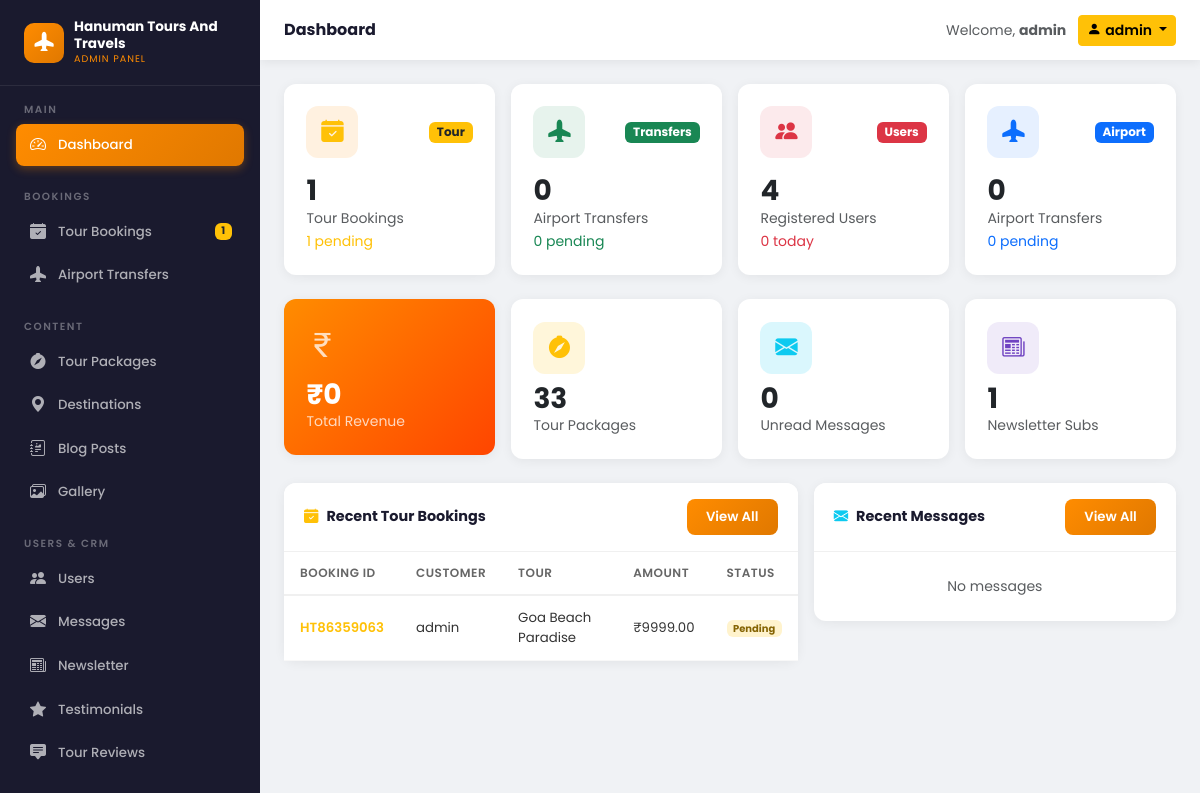
The page /panel/ (signed in) on the database its author committed.
### bookings/models.py (models this page shows, shortened)
class Booking(models.Model):
    STATUS_CHOICES = [
        ('pending', 'Pending'),
        ('confirmed', 'Confirmed'),
        ('cancelled', 'Cancelled'),
        ('completed', 'Completed'),
    ]
    PAYMENT_STATUS = [
        ('unpaid', 'Unpaid'),
        ('partial', 'Partial'),
        ('paid', 'Paid'),
        ('refunded', 'Refunded'),
    ]
    booking_id = models.CharField(max_length=20, unique=True, editable=False)
    user = models.ForeignKey(User, on_delete=models.CASCADE, related_name='bookings')
    tour = models.ForeignKey(TourPackage, on_delete=models.CASCADE, related_name='bookings')
    travel_date = models.DateField()
    num_adults = models.PositiveIntegerField(default=1)
    num_children = models.PositiveIntegerField(default=0)
    total_amount = models.DecimalField(max_digits=12, decimal_places=2)
    status = models.CharField(max_length=20, choices=STATUS_CHOICES, default='pending')
    payment_status = models.CharField(max_length=20, choices=PAYMENT_STATUS, default='unpaid')
    payment_id = models.CharField(max_length=200, blank=True)
    special_requests = models.TextField(blank=True)
    created_at = models.DateTimeField(auto_now_add=True)
    updated_at = models.DateTimeField(auto_now=True)
    class Meta:
        ordering = ['-created_at']

### tours/models.py (models this page shows, shortened)
class TourPackage(models.Model):
    DIFFICULTY_CHOICES = [
        ('easy', 'Easy'),
        ('moderate', 'Moderate'),
        ('challenging', 'Challenging'),
    ]
    TYPE_CHOICES = [
        ('adventure', 'Adventure'),
        ('cultural', 'Cultural'),
        ('religious', 'Religious'),
        ('beach', 'Beach'),
        ('hill', 'Hill Station'),
        ('wildlife', 'Wildlife'),
        ('honeymoon', 'Honeymoon'),
        ('family', 'Family'),
    ]
    title = models.CharField(max_length=300)
    slug = models.SlugField(unique=True)
    destination = models.ForeignKey(Destination, on_delete=models.CASCADE, related_name='packages')
    tour_type = models.CharField(max_length=50, choices=TYPE_CHOICES, default='cultural')
    difficulty = models.CharField(max_length=20, choices=DIFFICULTY_CHOICES, default='easy')
    description = models.TextField()
    highlights = models.TextField(help_text='One highlight per line')
    duration_days = models.PositiveIntegerField()
    duration_nights = models.PositiveIntegerField()
    price_per_person = models.DecimalField(max_digits=10, decimal_places=2)
    discounted_price = models.DecimalField(max_digits=10, decimal_places=2, null=True, blank=True)
    max_group_size = models.PositiveIntegerField(default=20)
    min_age = models.PositiveIntegerField(default=5)
    thumbnail = models.ImageField(upload_to='tours/thumbnails/', blank=True)
    thumbnail_url = models.URLField(blank=True, help_text='Auto-filled image URL (used when no file is uploaded)')
    is_featured = models.BooleanField(default=False)
    is_active = models.BooleanField(default=True)
    created_at = models.DateTimeField(auto_now_add=True)
    class Meta:
        ordering = ['-created_at']

### core/custom_admin_views.py (the view)
# urls.py: path('', v.dashboard, name='custom_admin_dashboard'),
@login_required
@staff_required
def dashboard(request):
    today = timezone.now().date()
    ctx = _sidebar_context()
    ctx.update({
        'total_tour_bookings': Booking.objects.count(),
        'pending_tour_bookings': Booking.objects.filter(status='pending').count(),
        'total_airport_transfers': AirportTransfer.objects.count(),
        'pending_airport_transfers': AirportTransfer.objects.filter(status='pending').count(),
        'total_users': User.objects.count(),
        'new_users_today': User.objects.filter(date_joined__date=today).count(),
        'total_revenue': Booking.objects.filter(status__in=['confirmed', 'completed']).aggregate(t=Sum('total_amount'))['t'] or 0,
        'total_tours': TourPackage.objects.count(),
        'total_subscribers': Newsletter.objects.filter(is_active=True).count(),
        'recent_bookings': Booking.objects.select_related('user', 'tour').order_by('-created_at')[:8],
        'recent_messages': ContactMessage.objects.order_by('-created_at')[:6],
    })
    return render(request, 'custom_admin/dashboard.html', ctx)

### templates/custom_admin/dashboard.html (shortened to what this page needs)
{% extends 'custom_admin/base.html' %}
{% block page_title %}Dashboard{% endblock %}
{% block content %}
<div class="row g-3 mb-4">
    <div class="col-6 col-lg-3">
        <div class="ca-stat-card">
            <div class="d-flex align-items-center justify-content-between mb-3">
                <div class="ca-stat-icon" style="background:rgba(255,140,0,0.12);">
                    <i class="bi bi-calendar-check-fill text-warning"></i>
                </div>
                <span class="badge bg-warning text-dark small">Tour</span>
            </div>
            <h3 class="fw-bold mb-0">{{ total_tour_bookings }}</h3>
            <p class="text-muted small mb-0">Tour Bookings</p>
            <small class="text-warning">{{ pending_tour_bookings }} pending</small>
        </div>
    </div>
    <div class="col-6 col-lg-3">
        <div class="ca-stat-card">
            <div class="d-flex align-items-center justify-content-between mb-3">
                <div class="ca-stat-icon" style="background:rgba(25,135,84,0.1);">
                    <i class="bi bi-airplane-fill text-success"></i>
                </div>
                <span class="badge bg-success small">Transfers</span>
            </div>
            <h3 class="fw-bold mb-0">{{ total_airport_transfers }}</h3>
            <p class="text-muted small mb-0">Airport Transfers</p>
            <small class="text-success">{{ pending_airport_transfers }} pending</small>
        </div>
    </div>
    <div class="col-6 col-lg-3">
        <div class="ca-stat-card">
            <div class="d-flex align-items-center justify-content-between mb-3">
                <div class="ca-stat-icon" style="background:rgba(220,53,69,0.1);">
                    <i class="bi bi-people-fill text-danger"></i>
                </div>
                <span class="badge bg-danger small">Users</span>
            </div>
            <h3 class="fw-bold mb-0">{{ total_users }}</h3>
            <p class="text-muted small mb-0">Registered Users</p>
            <small class="text-danger">{{ new_users_today }} today</small>
        </div>
    </div>
    <div class="col-6 col-lg-3">
        <div class="ca-stat-card">
            <div class="d-flex align-items-center justify-content-between mb-3">
                <div class="ca-stat-icon" style="background:rgba(13,110,253,0.1);">
                    <i class="bi bi-airplane-fill text-primary"></i>
                </div>
                <span class="badge bg-primary small">Airport</span>
            </div>
            <h3 class="fw-bold mb-0">{{ total_airport_transfers }}</h3>
            <p class="text-muted small mb-0">Airport Transfers</p>
            <small class="text-primary">{{ pending_airport_transfers }} pending</small>
        </div>
    </div>
</div>
<div class="row g-3 mb-4">
    <div class="col-lg-3 col-6">
        <div class="ca-stat-card" style="background:linear-gradient(135deg,#ff8c00,#ff4500);color:#fff;">
            <i class="bi bi-currency-rupee fs-2 mb-2 d-block opacity-75"></i>
            <h3 class="fw-bold mb-0">₹{{ total_revenue|floatformat:0 }}</h3>
            <p class="mb-0 small opacity-75">Total Revenue</p>
        </div>
    </div>
    <div class="col-lg-3 col-6">
        <div class="ca-stat-card">
            <div class="ca-stat-icon mb-2" style="background:rgba(255,193,7,0.15);">
                <i class="bi bi-compass-fill text-warning"></i>
            </div>
            <h3 class="fw-bold mb-0">{{ total_tours }}</h3>
            <p class="text-muted small mb-0">Tour Packages</p>
        </div>
    </div>
    <div class="col-lg-3 col-6">
        <div class="ca-stat-card">
            <div class="ca-stat-icon mb-2" style="background:rgba(13,202,240,0.15);">
                <i class="bi bi-envelope-fill text-info"></i>
            </div>
            <h3 class="fw-bold mb-0">{{ unread_messages }}</h3>
            <p class="text-muted small mb-0">Unread Messages</p>
        </div>
    </div>
    <div class="col-lg-3 col-6">
        <div class="ca-stat-card">
            <div class="ca-stat-icon mb-2" style="background:rgba(111,66,193,0.1);">
                <i class="bi bi-newspaper" style="color:#6f42c1;"></i>
            </div>
            <h3 class="fw-bold mb-0">{{ total_subscribers }}</h3>
            <p class="text-muted small mb-0">Newsletter Subs</p>
        </div>
    </div>
</div>
<div class="row g-3">
    <div class="col-lg-7">
        <div class="ca-card">
            <div class="ca-card-header">
                <span><i class="bi bi-calendar-check-fill text-warning me-2"></i>Recent Tour Bookings</span>
                <a href="{% url 'custom_admin_tour_bookings' %}" class="btn btn-sm btn-ca-primary">View All</a>
            </div>
            <div class="table-responsive">
                <table class="table ca-table mb-0">
                    <thead><tr>
                        <th>Booking ID</th><th>Customer</th><th>Tour</th><th>Amount</th><th>Status</th>
                    </tr></thead>
                    <tbody>
                        {% for b in recent_bookings %}
                        <tr>
                            <td><span class="fw-semibold text-warning">{{ b.booking_id }}</span></td>
                            <td>{{ b.user.get_full_name|default:b.user.username }}</td>
                            <td>{{ b.tour.title|truncatewords:4 }}</td>
                            <td>₹{{ b.total_amount }}</td>
                            <td><span class="badge status-{{ b.status }}">{{ b.get_status_display }}</span></td>
                        </tr>
                        {% empty %}
                        <tr><td colspan="5" class="text-center text-muted py-3">No bookings yet</td></tr>
                        {% endfor %}
                    </tbody>
                </table>
            </div>
        </div>
    </div>
    <div class="col-lg-5">
        <div class="ca-card">
            <div class="ca-card-header">
                <span><i class="bi bi-envelope-fill text-info me-2"></i>Recent Messages</span>
                <a href="{% url 'custom_admin_messages' %}" class="btn btn-sm btn-ca-primary">View All</a>
            </div>
            <div class="p-0">
                {% for msg in recent_messages %}
                <div class="d-flex align-items-start gap-3 p-3 border-bottom {% if not msg.is_read %}bg-warning bg-opacity-10{% endif %}">
                    <div class="rounded-circle bg-warning d-flex align-items-center justify-content-center flex-shrink-0" style="width:36px;height:36px;">
                        <i class="bi bi-person-fill text-white small"></i>
                    </div>
                    <div class="flex-grow-1 overflow-hidden">
                        <div class="d-flex justify-content-between">
                            <span class="fw-semibold small">{{ msg.name }}</span>
                            <span class="text-muted" style="font-size:0.7rem;">{{ msg.created_at|timesince }} ago</span>
                        </div>
                        <p class="text-muted mb-0" style="font-size:0.78rem;">{{ msg.subject|truncatewords:6 }}</p>
                    </div>
                </div>
                {% empty %}
                <div class="text-center text-muted py-4 small">No messages</div>
                {% endfor %}
            </div>
        </div>
    </div>
</div>
{% endblock %}

### templates/custom_admin/base.html (shortened to what this page needs)
{% load static %}
<!DOCTYPE html>
<html lang="en">
<head>
    <link href="https://cdn.jsdelivr.net/npm/bootstrap@5.3.2/dist/css/bootstrap.min.css" rel="stylesheet">
    <link href="https://cdn.jsdelivr.net/npm/bootstrap-icons@1.11.3/font/bootstrap-icons.css" rel="stylesheet">
</head>
<body>
<aside class="ca-sidebar" id="caSidebar">
    <div class="ca-sidebar-brand">
        <div class="ca-brand-icon"><i class="bi bi-airplane-fill"></i></div>
        <div>
            <div class="ca-brand-text">Hanuman Tours And Travels</div>
            <div class="ca-brand-sub">Admin Panel</div>
        </div>
    </div>
    <div class="ca-nav-section">
        <div class="ca-nav-label">Main</div>
        <a href="{% url 'custom_admin_dashboard' %}" class="ca-nav-link {% if request.resolver_match.url_name == 'custom_admin_dashboard' %}active{% endif %}">
            <i class="bi bi-speedometer2"></i> Dashboard
        </a>
    </div>
    <div class="ca-nav-section">
        <div class="ca-nav-label">Bookings</div>
        <a href="{% url 'custom_admin_tour_bookings' %}" class="ca-nav-link {% if 'tour_bookings' in request.resolver_match.url_name %}active{% endif %}">
            <i class="bi bi-calendar-check-fill"></i> Tour Bookings
            {% if pending_tour_bookings %}<span class="badge bg-warning text-dark">{{ pending_tour_bookings }}</span>{% endif %}
        </a>
        <a href="{% url 'admin_airport_transfers' %}" class="ca-nav-link {% if request.resolver_match.url_name == 'admin_airport_transfers' %}active{% endif %}">
            <i class="bi bi-airplane-fill"></i> Airport Transfers
        </a>
    </div>
    <div class="ca-nav-section">
        <div class="ca-nav-label">Content</div>
        <a href="{% url 'custom_admin_tours' %}" class="ca-nav-link {% if request.resolver_match.url_name == 'custom_admin_tours' %}active{% endif %}">
            <i class="bi bi-compass-fill"></i> Tour Packages
        </a>
        <a href="{% url 'custom_admin_destinations' %}" class="ca-nav-link {% if 'destinations' in request.resolver_match.url_name %}active{% endif %}">
            <i class="bi bi-geo-alt-fill"></i> Destinations
        </a>
        <a href="{% url 'custom_admin_blog' %}" class="ca-nav-link {% if 'blog' in request.resolver_match.url_name %}active{% endif %}">
            <i class="bi bi-journal-richtext"></i> Blog Posts
        </a>
        <a href="{% url 'custom_admin_gallery' %}" class="ca-nav-link {% if 'gallery' in request.resolver_match.url_name %}active{% endif %}">
            <i class="bi bi-images"></i> Gallery
        </a>
    </div>
    <div class="ca-nav-section">
        <div class="ca-nav-label">Users & CRM</div>
        <a href="{% url 'custom_admin_users' %}" class="ca-nav-link {% if request.resolver_match.url_name == 'custom_admin_users' %}active{% endif %}">
            <i class="bi bi-people-fill"></i> Users
        </a>
        <a href="{% url 'custom_admin_messages' %}" class="ca-nav-link {% if 'messages' in request.resolver_match.url_name %}active{% endif %}">
            <i class="bi bi-envelope-fill"></i> Messages
        </a>
        <a href="{% url 'custom_admin_newsletter' %}" class="ca-nav-link {% if 'newsletter' in request.resolver_match.url_name %}active{% endif %}">
            <i class="bi bi-newspaper"></i> Newsletter
        </a>
        <a href="{% url 'custom_admin_testimonials' %}" class="ca-nav-link {% if 'testimonials' in request.resolver_match.url_name %}active{% endif %}">
            <i class="bi bi-star-fill"></i> Testimonials
        </a>
        <a href="{% url 'custom_admin_reviews' %}" class="ca-nav-link {% if 'reviews' in request.resolver_match.url_name %}active{% endif %}">
            <i class="bi bi-chat-square-text-fill"></i> Tour Reviews
        </a>
    </div>
    <div class="ca-nav-section" style="padding-bottom:1.5rem;">
    </div>
</aside>
<header class="ca-topbar">
    <div class="ca-topbar-left">
        <h1 class="ca-page-title">{% block page_title %}Dashboard{% endblock %}</h1>
    </div>
    <div class="ca-topbar-right">
        <span class="text-muted small d-none d-md-block">Welcome, <strong>{{ request.user.get_full_name|default:request.user.username }}</strong></span>
        <div class="dropdown">
            <button class="btn btn-sm btn-warning dropdown-toggle fw-semibold" data-bs-toggle="dropdown">
                <i class="bi bi-person-fill me-1"></i>{{ request.user.username }}
            </button>
        </div>
    </div>
</header>
<main class="ca-main">
    {% block content %}{% endblock %}
</main>
</body>
</html>

### rows shown on the page
Booking: booking_id "HT86359063", user.get_full_name "admin", tour "Goa Beach Paradise", total_amount "9999.00", status "Pending"

### other values the page prints
{{ pending_tour_bookings }} "1"
{{ request.user.get_full_name|default:request.user.username }} "admin"
{{ request.user.username }} "admin"
{{ total_tour_bookings }} "1"
{{ total_airport_transfers }} "0"
{{ pending_airport_transfers }} "0"
{{ total_users }} "4"
{{ new_users_today }} "0"
{{ total_revenue|floatformat:0 }} "0"
{{ total_tours }} "33"
{{ unread_messages }} "0"
{{ total_subscribers }} "1"
